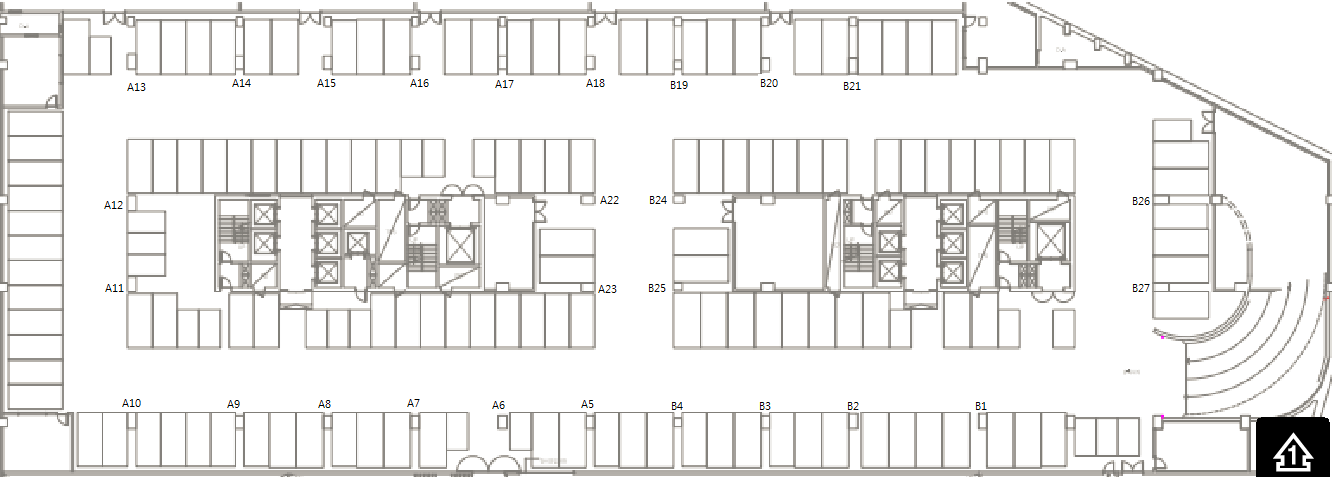
#> input picture Project/imageProcessing/parkingLotImg/MoonParkingLot.png, 1332 x 477 px, found by its file name
$ python imgProcessing.py
#> lines starting #> are read from the running program, lines starting #| are printed output that depends on the picture; after the words box and inside, x2 and y2 are one past the last pixel; in counts of white or black regions, pixels touching at a corner belong together
import keyboard
import numpy as np
import cv2
import time
import datetime

img = cv2.imread("img/MoonParkingLot.png", cv2.IMREAD_COLOR)
#> img is the input picture: shape (477, 1332, 3); mean B, G, R 236.6, 237.6, 238.2

parkingList = [(1180,303),(1180,269),(1180,244),(1180,218),(1180,183),
               (1180,156),(1180,129),(944,46),(919,46),(894,46),
               (870, 46),(836,46),(810,46)]
# parkingList[0]~[12]: a1~a13, [13]~[16]: b1~b4, [17]~[19]: c1~c3, [20]~[21]: d1~d2
# green = cv2.circle(img, parkingList[0], 7, (0, 255, 0), -1)
# red = cv2.circle(img, parkingList[0], 7, (0, 0, 255), -1)

carTable = [[0 for _ in range(4)] for _ in range(30)] # 차량 번호, 입차 시간, 출차 시간, 주차 구역
index = 0
count = 22

for i in range(len(parkingList)):
    cv2.circle(img, parkingList[i], 7, (0, 255, 0), -1)
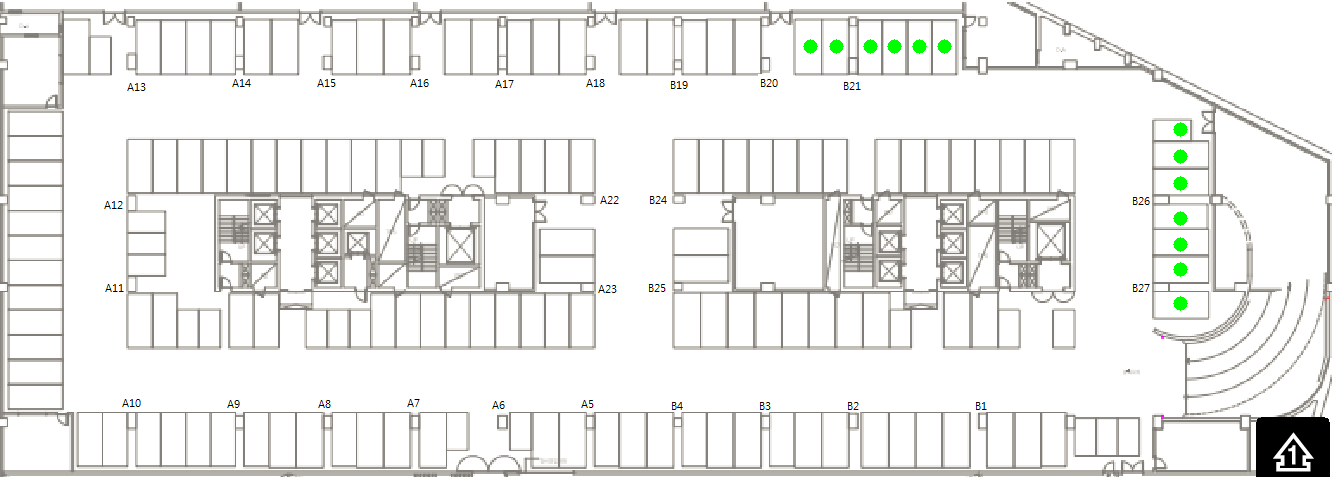
#> img: shape (477, 1332, 3); 0.3% of pixels changed, all inside (x1, y1, x2, y2) = (803, 39, 1188, 311)

while 1:
    cv2.imshow("show", img)
    k = cv2.waitKey(0)
#> (key Esc is pressed here)
    if k == 27:  # esc key
        break
    elif k == ord('i'):
        print("주차 가능 :", count, " /22")
        count -= 1
        carTable[index][0] = input("press incar: ")
        # 들어간 시간 입력
        now = datetime.datetime.now()
        carTable[index][1] = now.strftime('%Y-%m-%d %H:%M:%S')
        key = int(input("press key:")) # 구역
        # 구역 입력
        carTable[index][3] = key
        cv2.circle(img, parkingList[int(key) - 1], 7, (0, 0, 255), -1) # 색변경
        index += 1
    elif k == ord('o'):
        count += 1
        car = input("press outcar: ")
        for i in range(len(carTable)):
            if car == carTable[i][0]: # 나간 시간 입력
                now = datetime.datetime.now()
                carTable[i][2] = now.strftime('%Y-%m-%d %H:%M:%S')
        key = int(input("press key:"))
        cv2.circle(img, parkingList[int(key) - 1], 7, (0, 255,0), -1) # 색변경
        print("주차 가능 :", count, " /22")
        print(carTable)


cv2.destroyAllWindows()
